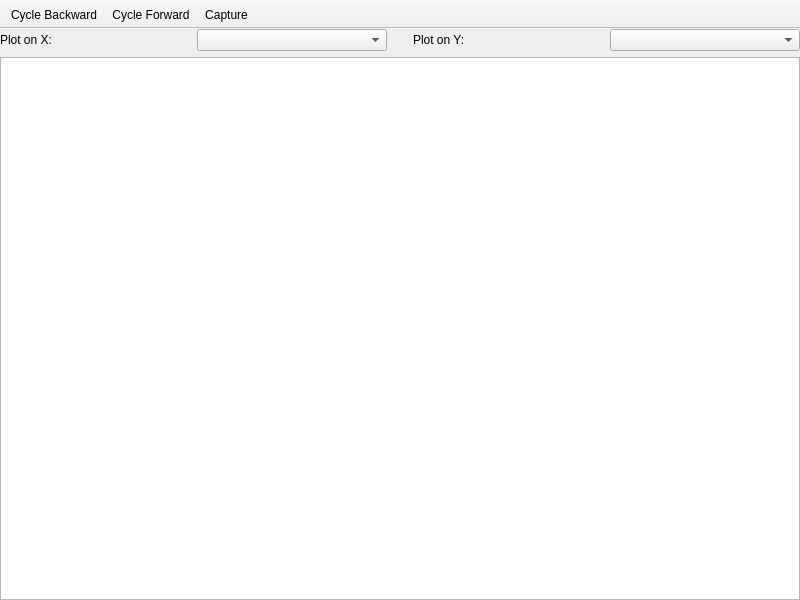
<?xml version="1.0" encoding="UTF-8"?>
<ui version="4.0">
 <class>ScatterTab</class>
 <widget class="QMainWindow" name="ScatterTab">
  <property name="geometry">
   <rect>
    <x>0</x>
    <y>0</y>
    <width>800</width>
    <height>600</height>
   </rect>
  </property>
  <property name="windowTitle">
   <string>MainWindow</string>
  </property>
  <widget class="QWidget" name="centralwidget">
   <layout class="QVBoxLayout" name="verticalLayout">
    <property name="leftMargin">
     <number>0</number>
    </property>
    <property name="topMargin">
     <number>0</number>
    </property>
    <property name="rightMargin">
     <number>0</number>
    </property>
    <property name="bottomMargin">
     <number>0</number>
    </property>
    <item>
     <widget class="QWidget" name="topBar" native="true">
      <layout class="QHBoxLayout" name="horizontalLayout">
       <property name="leftMargin">
        <number>0</number>
       </property>
       <property name="topMargin">
        <number>0</number>
       </property>
       <property name="rightMargin">
        <number>0</number>
       </property>
       <property name="bottomMargin">
        <number>0</number>
       </property>
       <item>
        <widget class="QLabel" name="dimensionLabel">
         <property name="text">
          <string>Plot on X:</string>
         </property>
        </widget>
       </item>
       <item>
        <widget class="QComboBox" name="dimXSelect">
         <property name="sizeAdjustPolicy">
          <enum>QComboBox::AdjustToContents</enum>
         </property>
        </widget>
       </item>
       <item>
        <spacer name="horizontalSpacer">
         <property name="orientation">
          <enum>Qt::Horizontal</enum>
         </property>
         <property name="sizeType">
          <enum>QSizePolicy::Preferred</enum>
         </property>
         <property name="sizeHint" stdset="0">
          <size>
           <width>20</width>
           <height>1</height>
          </size>
         </property>
        </spacer>
       </item>
       <item>
        <widget class="QLabel" name="dimensionLabel_2">
         <property name="text">
          <string>Plot on Y:</string>
         </property>
        </widget>
       </item>
       <item>
        <widget class="QComboBox" name="dimYSelect">
         <property name="sizeAdjustPolicy">
          <enum>QComboBox::AdjustToContents</enum>
         </property>
        </widget>
       </item>
      </layout>
     </widget>
    </item>
    <item>
     <widget class="ChartView" name="view">
      <property name="mouseTracking">
       <bool>false</bool>
      </property>
      <property name="renderHints">
       <set>QPainter::Antialiasing|QPainter::TextAntialiasing</set>
      </property>
     </widget>
    </item>
   </layout>
  </widget>
  <widget class="QToolBar" name="toolBar">
   <property name="contextMenuPolicy">
    <enum>Qt::PreventContextMenu</enum>
   </property>
   <property name="windowTitle">
    <string>Plot Tools</string>
   </property>
   <property name="movable">
    <bool>false</bool>
   </property>
   <property name="floatable">
    <bool>false</bool>
   </property>
   <attribute name="toolBarArea">
    <enum>TopToolBarArea</enum>
   </attribute>
   <attribute name="toolBarBreak">
    <bool>false</bool>
   </attribute>
   <addaction name="actionCycleBackward"/>
   <addaction name="actionCycleForward"/>
   <addaction name="actionSavePlot"/>
  </widget>
  <action name="actionSavePlot">
   <property name="icon">
    <iconset theme="camera-photo">
     <normaloff>.</normaloff>.</iconset>
   </property>
   <property name="text">
    <string>Capture</string>
   </property>
   <property name="toolTip">
    <string>Save the plot to SVG or PNG file</string>
   </property>
   <property name="shortcut">
    <string>Print</string>
   </property>
  </action>
  <action name="actionCycleForward">
   <property name="icon">
    <iconset theme="go-next">
     <normaloff>.</normaloff>.</iconset>
   </property>
   <property name="text">
    <string>Cycle Forward</string>
   </property>
   <property name="toolTip">
    <string>Cycle dimension forward</string>
   </property>
   <property name="shortcut">
    <string>Right</string>
   </property>
  </action>
  <action name="actionCycleBackward">
   <property name="icon">
    <iconset theme="go-previous">
     <normaloff>.</normaloff>.</iconset>
   </property>
   <property name="text">
    <string>Cycle Backward</string>
   </property>
   <property name="toolTip">
    <string>Cycle dimension backwards</string>
   </property>
   <property name="shortcut">
    <string>Left</string>
   </property>
  </action>
 </widget>
 <customwidgets>
  <customwidget>
   <class>ChartView</class>
   <extends>QGraphicsView</extends>
   <header>scatterplot/chartview.h</header>
  </customwidget>
 </customwidgets>
 <resources/>
 <connections/>
</ui>
